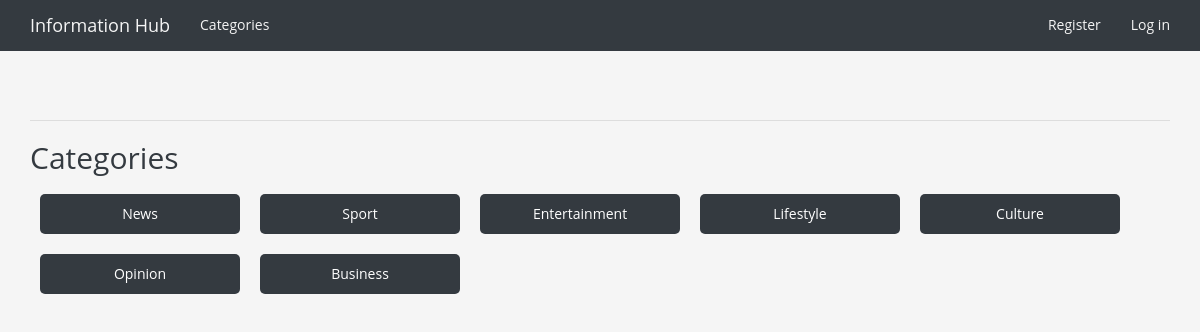
The page /categories/ on the database as committed earlier.
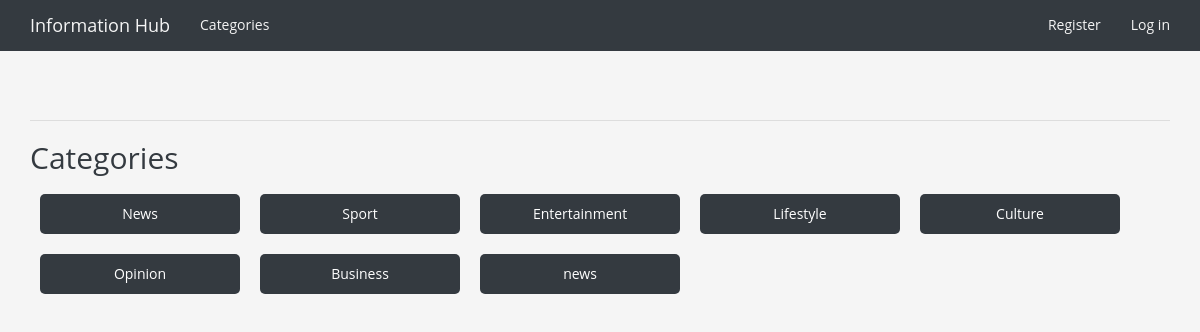
The same page on the database as committed later.
### info_hubs/models.py (models this page shows)
class Category(models.Model):
    text = models.CharField(max_length=200)
    date_added = models.DateTimeField(auto_now_add=True)
    class Meta:
        verbose_name_plural = 'categories'
    def __str__(self):
        return self.text

### info_hubs/views.py (the view)
# urls.py: re_path('^categories/$', views.categories, name='categories'),
def categories(request):
    categories = Category.objects.order_by('date_added')
    context = {'categories': categories}
    return render(request, 'info_hubs/categories.html', context)

### info_hubs/templates/info_hubs/categories.html
{% extends "info_hubs/base.html" %}
{% block content %}
  <h2 style="color: #343a40;">Categories</h2>
  <div style="display: flex; flex-wrap: wrap;">
    {% for category in categories %}
      <a style="background-color: #343a40; border-radius: 5px; margin: 10px;
       padding: 10px; text-align: center; width: 200px; color: white;
       text-decoration: none;"
         href="{% url 'info_hubs:category' category.id %}">
        {{ category }}
      </a>
    {% empty %}
      <div>No categories have been added yet.</div>
    {% endfor %}
  </div>
{% endblock content %}

Rows that differ between the two databases and show on the page:
added Category: text "news"
